Frame 1 (no input): blank canvas, image omitted
Frame 60 (the mouse pressed at the canvas centre just before this capture): blank canvas, image omitted
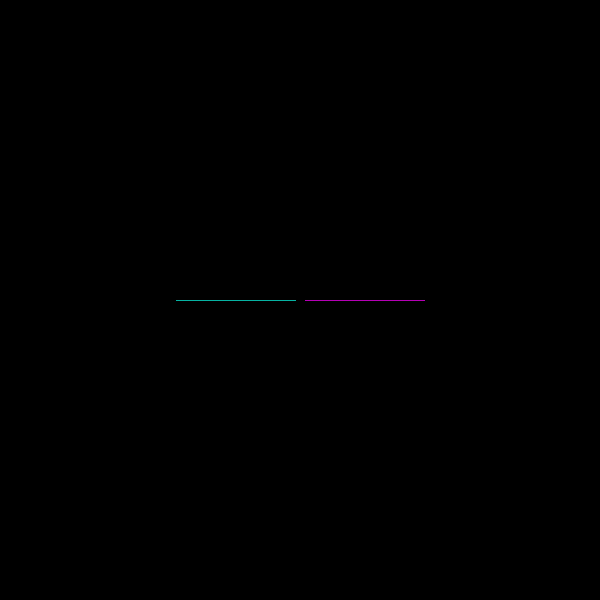
Frame 120 (the mouse held since frame 60 and released just before this capture)

The Processing sketch whose frames 1 and 60 were blank and that drew this single picture after the mouse press (run headless with seeded random() and noise(); from frame 60 on, the mouse is pressed at the canvas centre):

// Processing sketch: processing_77695
// ── processing_77695.pde

// Tron Game,Laura R., CP1, 14-15

int x = 305;
int y = 300;
int compX = 295;
int compY = 300;
int compDirection = LEFT;
int direction = RIGHT;
boolean gameOver = false;

void setup()
{
  size(600, 600);
  background(0);
}
void draw()
{
  if (gameOver == true)
  {
    textSize (100);
    fill(255, 0, 0);
    text ("GAME OVER!", 5, 320);
  }
  else
  {
    human();
    computer();
  }
}
void human()
{
  if (get(x, y) != color (0, 0, 0))
  {
    gameOver = true;
  }
  stroke(255, 0, 255);
  point (x, y);

  if (direction == RIGHT)
  {
    x++;
  }
  else 
  {
    if (direction == LEFT)
      x--;
  }
  if (direction  == DOWN)
  {
    y++;
  }
  if (direction == UP)
  {
    y--;
  }
}


void keyPressed() 
{
  if (key == 'a')
  {
    direction = LEFT;
  }
  if (key == 'd')
  {
    direction = RIGHT;
  }
  if (key == 'w')
  {
    direction = UP;
  }
  if (key == 's')
  {
    direction = DOWN;
  }
}

void computer()
{
  if (get(compX, compY) != color (0, 0, 0))
  {
    gameOver = true;
  }
  stroke(8, 252, 230);
  point (compX, compY);

  if (compDirection == RIGHT)
  {
    compX++;
    if (get(compX+1, compY) != color (0, 0, 0))
    {
      compDirection = UP;
    }
  }

  else if (compDirection == LEFT)
  {
    compX--;
    if (get(compX-1, compY) != color (0, 0, 0))
    {
      compDirection = DOWN;
    }
  }

  else if (compDirection  == DOWN)
  {
    compY++;
    if (get(compX, compY+1) != color (0, 0, 0))
    {
      compDirection = RIGHT;
    }
  }
  else if (compDirection == UP)
  {
    compY--;
    if (get(compX, compY-1) != color (0, 0, 0))
    {
      compDirection = LEFT;
    }
  }
}
